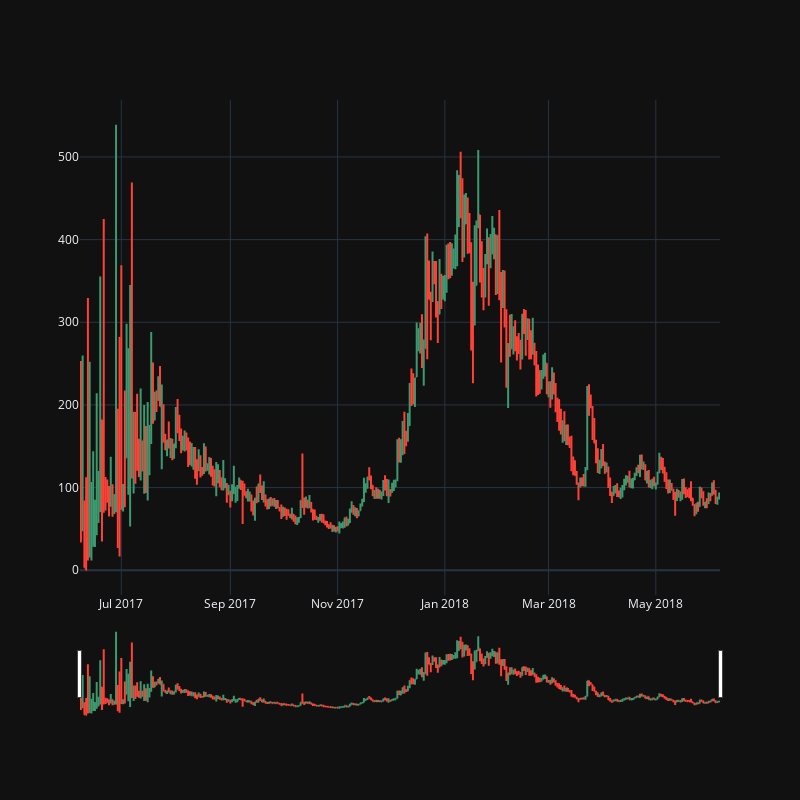

Notebook code for this chart:
### Markdown cell above
Посмотрим, что получилось:

### Code cell
plot_fancy_price_action(coins=coins, symbol='VERI', start_date='2017-06-01', end_date='2019-06-30')

### Figure 1 — Plotly figure (JSON) as saved in the notebook; plotly's stock layout.template omitted (floating-point values rounded to 4 significant figures; data arrays with more than 128 entries replaced by an {"elided": "..."} marker saying what was removed)
{"data": [{"close": {"elided": "364 float values"}, "high": {"elided": "364 float values"}, "low": {"elided": "364 float values"}, "open": {"elided": "364 float values"}, "x": {"elided": "364 str values"}, "type": "ohlc"}], "layout": {"autosize": false, "width": 800, "height": 800}}
